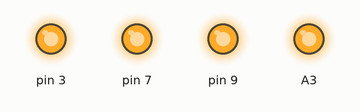
Recording of a sketch running on a simulated Arduino Uno, built with avr-gcc and run on an emulated ATmega328P. On the bench: output pins drawn as LEDs (lit = HIGH).

Above: at 0.5 s.
At 2.7 s:
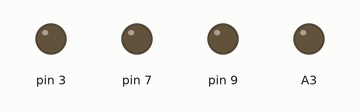
Timing chart, 0 to 3.5 s (numbered marks = the images above):
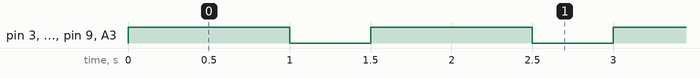

The sketch:

TON_i_TOFF.ino
```cpp
//PROGRAMA 3 - TON=1s, TOFF=0,5s  - GERARD NASARRE
//curs 2019-20, 1r CFGS Electromedicina Clínica, Mòdul 09

void setup()
{
  pinMode(3, OUTPUT);
  pinMode(7, OUTPUT);
  pinMode(9, OUTPUT);
  pinMode(A3, OUTPUT);
}

void loop()
{
  allON();
  delay(1000);
  allOFF();
  delay(500);
}

void allON()
{
  digitalWrite(3,HIGH);
  digitalWrite(7,HIGH);
  digitalWrite(9,HIGH);
  digitalWrite(A3,HIGH);
}

void allOFF()
{
  digitalWrite(3,LOW);
  digitalWrite(7,LOW);
  digitalWrite(9,LOW);
  digitalWrite(A3,LOW);
}
```

Measured:
- by itself, pin 3, pin 7, pin 9, A3: alternates HIGH for 1.0 s and LOW for 0.50 s
